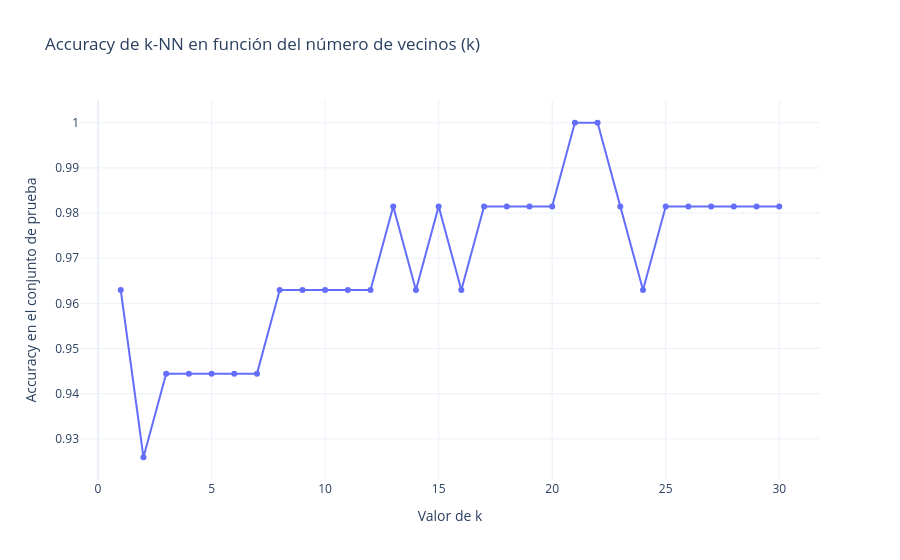

Source (notebook cell):
### Markdown cell above
#### Desafío: Encontrar el `k` Óptimo

El rendimiento de k-NN depende fuertemente del valor de `k`. Un `k` muy pequeño puede llevar a sobreajuste, mientras que un `k` muy grande puede simplificar demasiado el modelo. 

**Tu tarea:** Escribe un bucle que entrene y evalúe el modelo k-NN para un rango de valores de `k` (por ejemplo, de 1 a 30). Almacena la precisión (accuracy) para cada `k` y luego crea un gráfico para visualizar cómo cambia la precisión en función de `k`. ¿Cuál es el valor de `k` que da el mejor resultado en el conjunto de prueba?

### Code cell
# Espacio para tu solución al desafío
k_values = range(1, 31)
accuracies = []

for k in k_values:
    knn_loop = KNeighborsClassifier(n_neighbors=k)
    knn_loop.fit(X_train_scaled, y_train)
    y_pred_loop = knn_loop.predict(X_test_scaled)
    accuracies.append(accuracy_score(y_test, y_pred_loop))

# Gráfico de k vs. Accuracy
fig = go.Figure(data=go.Scatter(x=list(k_values), y=accuracies, mode='lines+markers'))
fig.update_layout(
    title='Accuracy de k-NN en función del número de vecinos (k)',
    xaxis_title='Valor de k',
    yaxis_title='Accuracy en el conjunto de prueba',
    template='plotly_white'
)
fig.show()

best_k = k_values[np.argmax(accuracies)]
print(f"\nEl valor óptimo de k es: {best_k} con una precisión de {max(accuracies):.4f}")

### Figure 1 — Plotly figure (JSON) as saved in the notebook; plotly's stock layout.template omitted (floating-point values rounded to 4 significant figures)
{"data": [{"mode": "lines+markers", "x": [1, 2, 3, 4, 5, 6, 7, 8, 9, 10, 11, 12, 13, 14, 15, 16, 17, 18, 19, 20, 21, 22, 23, 24, 25, 26, 27, 28, 29, 30], "y": [0.963, 0.9259, 0.9444, 0.9444, 0.9444, 0.9444, 0.9444, 0.963, 0.963, 0.963, 0.963, 0.963, 0.9815, 0.963, 0.9815, 0.963, 0.9815, 0.9815, 0.9815, 0.9815, 1.0, 1.0, 0.9815, 0.963, 0.9815, 0.9815, 0.9815, 0.9815, 0.9815, 0.9815], "type": "scatter"}], "layout": {"title": {"text": "Accuracy de k-NN en función del número de vecinos (k)"}, "xaxis": {"title": {"text": "Valor de k"}}, "yaxis": {"title": {"text": "Accuracy en el conjunto de prueba"}}}}
